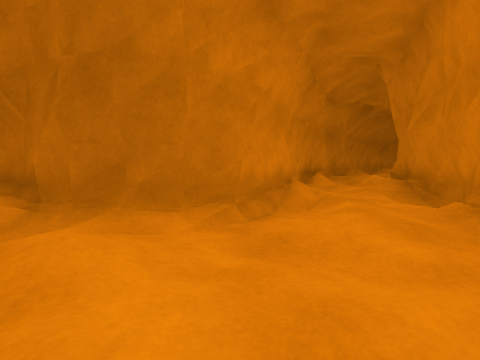
View 1 (above)

20 first-person views from a walk through a scene from a Unity 3-D project. The camera is 1.3 m above the floor, tilts 4° down and sees 85° across. The floor is counted in squares, 1.2 m on a side. Each view is taken from the middle of a square. On the plan, view 1 faces up. The plan holds only what a view shows up to about 12 squares ahead; the rest is blank. The place goes on beyond the plan. The player character is not drawn.

View 2
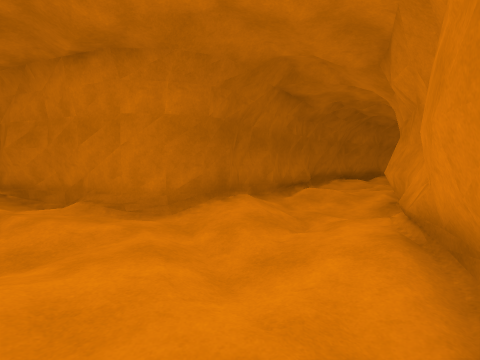

View 3
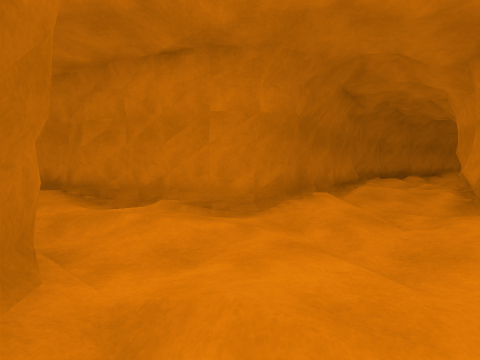

View 4
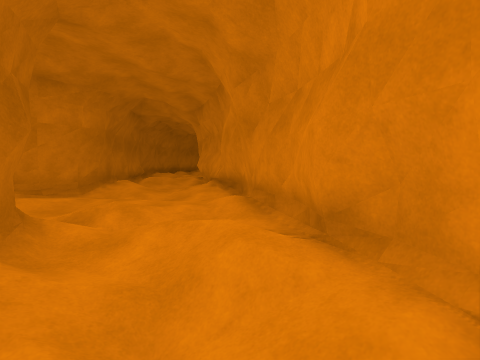

View 5
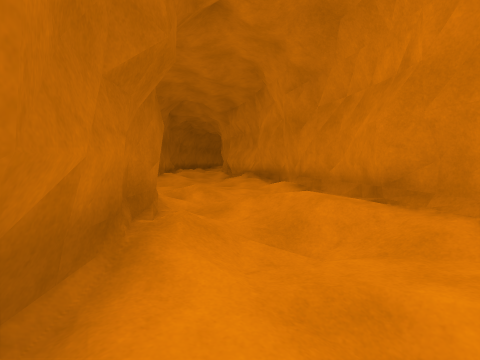

View 6
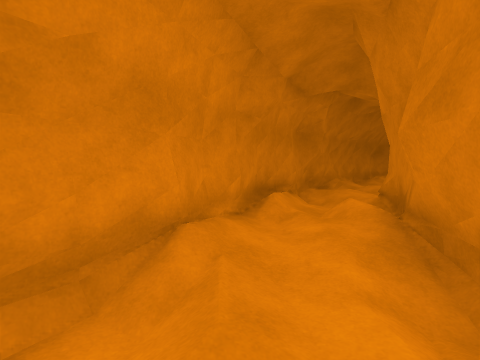

View 7
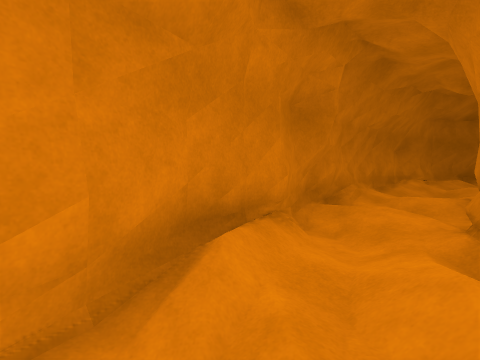

View 8
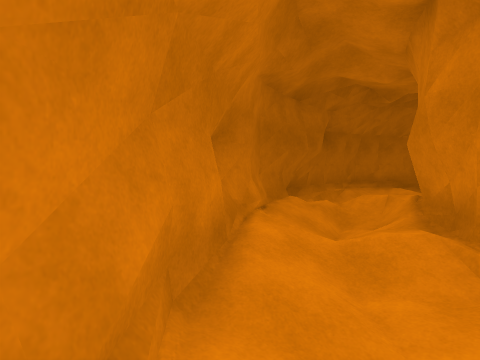

View 9
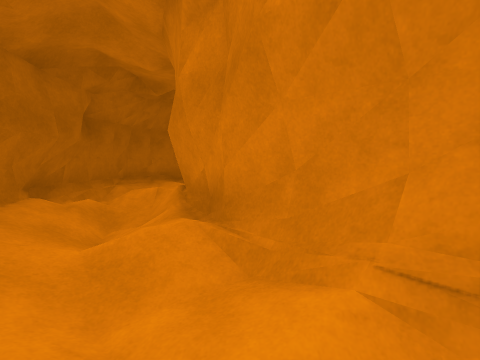

View 10
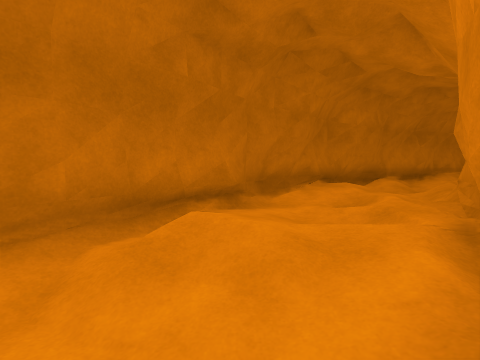

View 11
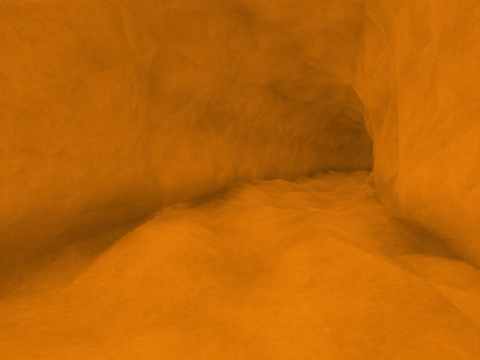

View 12
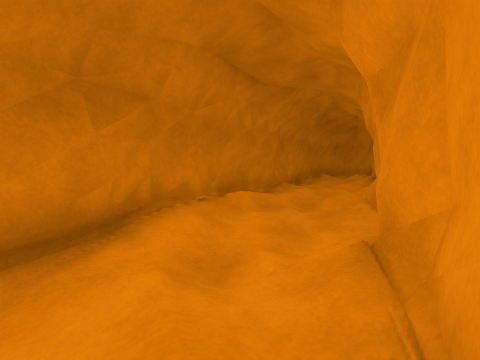

View 13
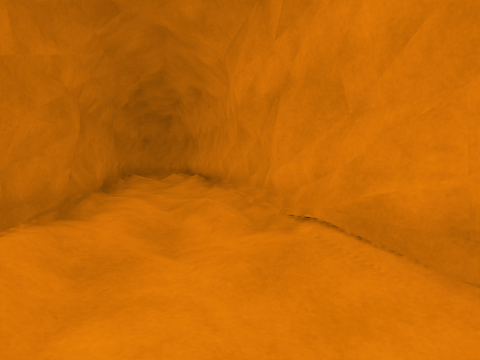

View 14
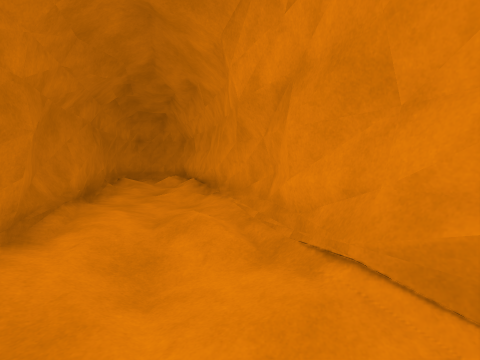

View 15
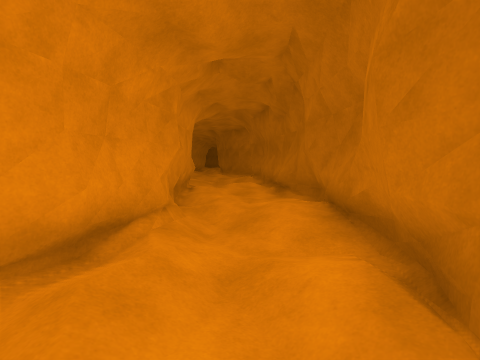

View 16
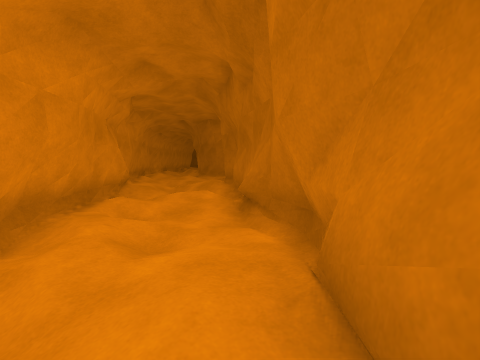

View 17
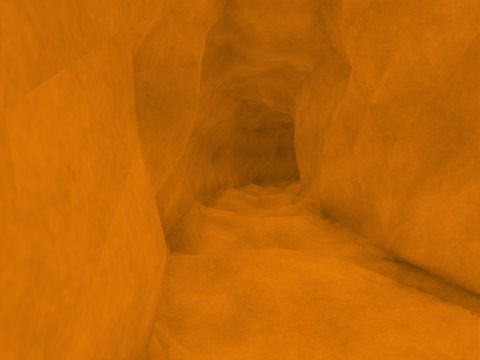

View 18
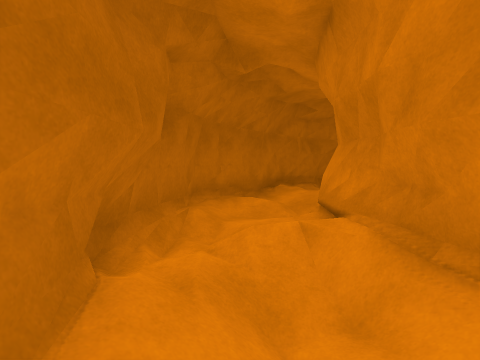

View 19
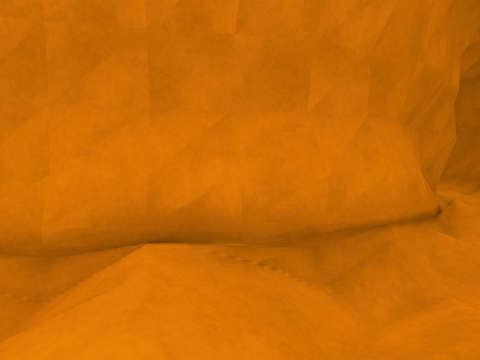

View 20
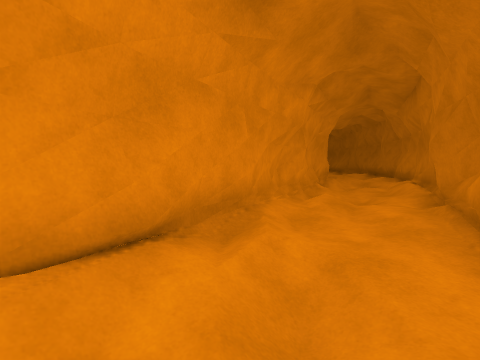

### Floor plan
Key: @ floor where view 1 was taken; # wall or solid block; . main floor; : floor 0.25 m higher than the main floor; - floor 0.25 m lower than the main floor; / step, stairs or slope; = window, fence, low wall or low ledge; O other object.
Columns run from 7 left of view 1 to 20 right of it. Each row starts with its distance up from view 1.
 19                  ##########
 18                ###//////./##
 17               ##///////.-/-/
 16              ##/.-O######//:
 15             ##////##    ##O/
 14             #// /##      ###
 13            ##//O##
 12           ##/:.##
 11          ##///##
 10          #/./##
  9         ##///#
  8         #///##
  7         #/./#
  6 /##    ##/.##
  5 /.###  #-//#
  4 /.//####/:/#
  3 .//-./../:##
  2 #/////:...#
  1 ###/..:.//##
  0   ##///@/::###
 -1    ###...////##
 -2      ###:/--//##
 -3        ###--/::###
 -4          ###::...#=
 -5            ##//..:##
 -6             ##::/::##
 -7              =#.///.#
 -8               ###/-.##
 -9                 ##///##
-10                  #//./#
-11                  ##/::#
-12                   #///##
-13                   ##-./#
-14                    #-./##
-15                    #/../#
-16                    ##///#
-17                     #.-.#
-18                     #//.##
-19                     ##:./#
-20                      #...#
-21                      #/..##
-22                      ##/..#
-23                       #:/.#
-24                       #//.##
-25                       ##...#

Where each view was taken, in squares from view 1:
view 1: 0 up, 0 right, facing up
view 2: 0 up, 3 left, facing right
view 3: 2 up, 3 left, facing right
view 4: 4 up, 7 left, facing down-right
view 5: 6 up, 7 left, facing down-right
view 6: 3 up, 2 right, facing up
view 7: 7 up, 3 right, facing up
view 8: 15 up, 7 right, facing up-right
view 9: 15 up, 8 right, facing right
view 10: 3 down, 3 right, facing right
view 11: 7 down, 10 right, facing down-right
view 12: 10 down, 11 right, facing down-right
view 13: 13 down, 14 right, facing down
view 14: 14 down, 14 right, facing down
view 15: 11 down, 14 right, facing up-left
view 16: 7 down, 12 right, facing up-left
view 17: 10 up, 3 right, facing up-right
view 18: 18 up, 11 right, facing right
view 19: 17 up, 20 right, facing down-left
view 20: 25 down, 18 right, facing up-left
